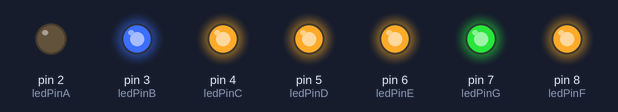
The sketch below on a simulated Arduino Uno, built with avr-gcc and run on an emulated ATmega328P. On the bench: output pins drawn as LEDs (lit = HIGH).

Above: at 0.5 s.
At 2.5 s:
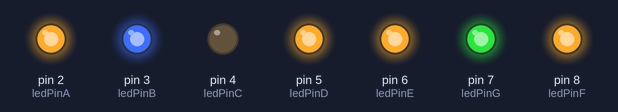
At 3.5 s:
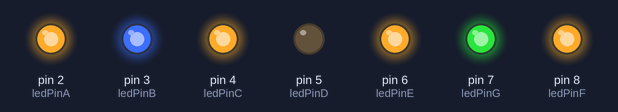
At 4.5 s:
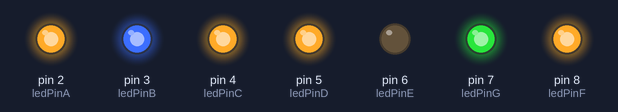
At 6.5 s:
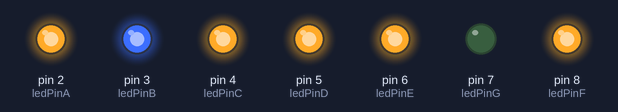
At 8.5 s:
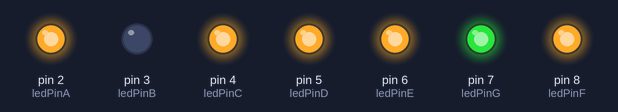
Timing chart, 0 to 9.1 s (numbered marks = the images above):
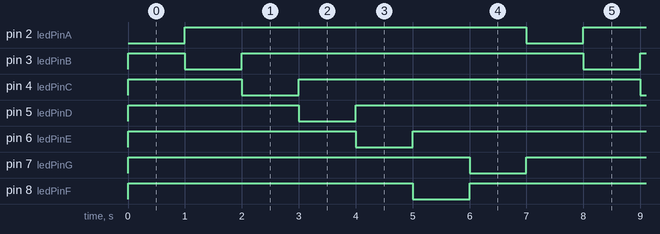

Measured:
- by itself, pin 2 (ledPinA), pin 7 (ledPinG): alternates HIGH for 6.0 s and LOW for 1.0 s
- by itself, pin 3 (ledPinB), pin 4 (ledPinC), pin 5 (ledPinD), pin 6 (ledPinE), pin 8 (ledPinF): repeats every 7.0 s: LOW 1.0 s, HIGH 6.0 s
- by itself, everything shown: repeats every 7.0 s, in 8 steps

The sketch:

02_07_for_loop_LEDs.ino
```cpp
// This program is to turn on and off the LEDS within the 7 segment LED(Common Anode) using for loop

//identifying the pins
const int ledPinA=2;
const int ledPinB=3;
const int ledPinC=4;
const int ledPinD=5;
const int ledPinE=6;
const int ledPinG=7;
const int ledPinF=8;

void setup() {

  // Setting up the pins to be an output using for loop

  for(int i=2;i<9;i++)
  {
    pinMode(i,OUTPUT);
  }

}

void loop() {
  // put your main code here, to run repeatedly:

 // for loop to turn off the 7 segement LEDs
  for(int i=2;i<9;i++)
  {
    digitalWrite(i,HIGH);
  }


 digitalWrite(ledPinA,LOW);// TURN ON THE LED
  delay(1000);
 digitalWrite(ledPinA,HIGH);//Turn OFF LED

  digitalWrite(ledPinB,LOW);// TURN ON THE LED
  delay(1000);
 digitalWrite(ledPinB,HIGH);//Turn OFF LED

   digitalWrite(ledPinC,LOW);// TURN ON THE LED
  delay(1000);
 digitalWrite(ledPinC,HIGH);//Turn OFF LED

   digitalWrite(ledPinD,LOW);// TURN ON THE LED
  delay(1000);
 digitalWrite(ledPinD,HIGH);//Turn OFF LED

   digitalWrite(ledPinE,LOW);// TURN ON THE LED
  delay(1000);
 digitalWrite(ledPinE,HIGH);//Turn OFF LED

   digitalWrite(ledPinF,LOW);// TURN ON THE LED
  delay(1000);
 digitalWrite(ledPinF,HIGH);//Turn OFF LED

   digitalWrite(ledPinG,LOW);// TURN ON THE LED
  delay(1000);
 digitalWrite(ledPinG,HIGH);//Turn OFF LED
}
```
